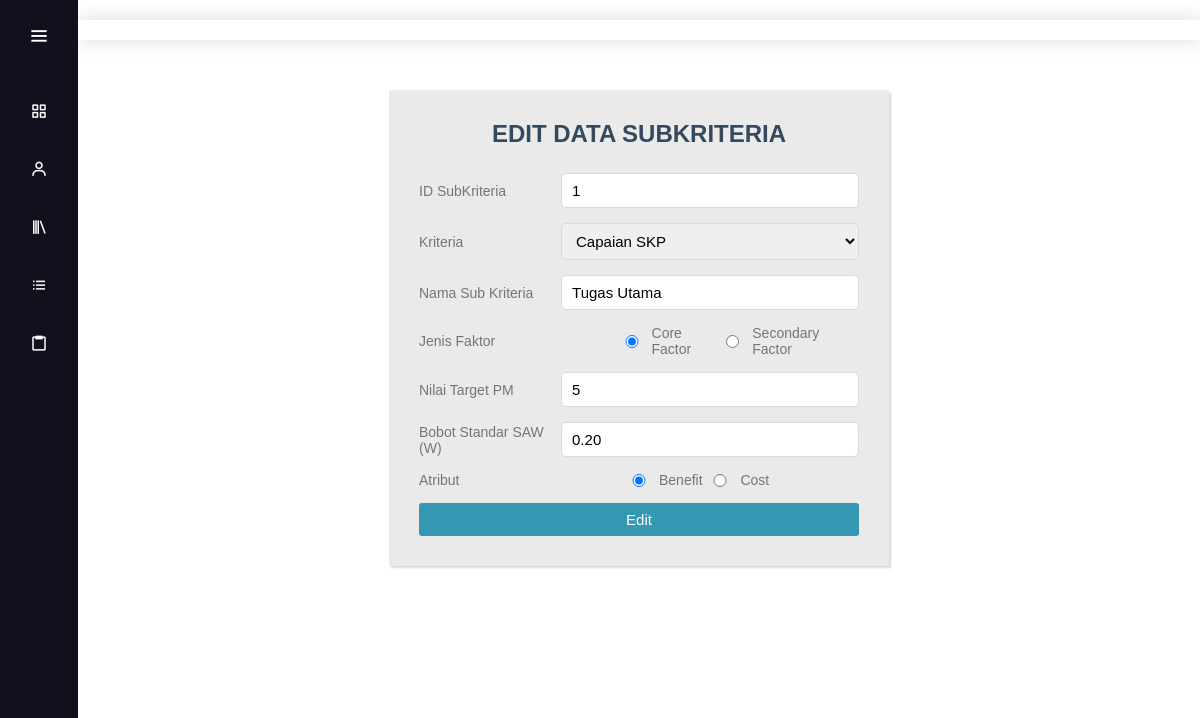
The app's page /edit_sub.php?id=1 with its own data.
### tables this page shows
CREATE TABLE `data_subkriteria` (
  `id_sub` tinyint(4) NOT NULL,
  `kriteria` tinyint(4) NOT NULL COMMENT 'FK data_kriteria',
  `nama_sub` varchar(30) NOT NULL,
  `bobot_standar_pm` tinyint(4) NOT NULL,
  `bobot_standar_saw` decimal(4,2) NOT NULL,
  `jenis` enum('C','S') DEFAULT NULL COMMENT 'C=Core;S=Secondary',
  `jns_saw` varchar(7) NOT NULL
);

CREATE TABLE `data_kriteria` (
  `id_aspek` tinyint(3) UNSIGNED NOT NULL,
  `nama_aspek` varchar(100) NOT NULL,
  `bobot` float NOT NULL,
  `bobot_core` float NOT NULL,
  `bobot_secondary` float NOT NULL,
  `nama_singkat` char(1) DEFAULT NULL
);

### edit_sub.php (the view, shortened to what this page needs)
<?php
    $conn = mysqli_connect("localhost", "root", "", "spk");
    $id = $_GET['id'];
    $cari = "SELECT * FROM data_subkriteria WHERE id_sub = '$id'";
    $hasil = mysqli_query($conn, $cari);
?>
<!DOCTYPE html>
<html>
    <head>
        <link rel="stylesheet" href="style.css">
        <link rel="stylesheet" href="fontAwesome/css/fontawesome.min.css">
        <link rel="stylesheet" href="fontAwesome/css/all.min.css">
        <link href='https://unpkg.com/boxicons@2.0.7/css/boxicons.min.css' rel='stylesheet'>
    </head>
    <body>
        <div class="sidebar">
            <div class="logo-details">
                <i class='bx bx-menu' id="btn" ></i>
            </div>
            <ul class="nav-list">
                <li>
                    <a href="index.php">
                        <i class='bx bx-grid-alt'></i>
                    </a>
                </li>
                <li>
                    <a href="data_alternatif.php">
                        <i class='bx bx-user' ></i>
                    </a>
                </li>
                <li>
                    <a href="data_kriteria.php">
                        <i class='bx bx-library'></i>
                    </a>
                </li>
                <li>
                    <a href="data_subkriteria.php">
                        <i class='bx bx-list-ul'></i>
                    </a>
                </li>
                <li>
                    <a href="hasil.php">
                        <i class='bx bx-clipboard'></i>
                    </a>
                </li>
            </ul>
        </div>
        <section class = "home-section">
            <div class="header"></div>
            <div class='content'>
                <div class='wrapper'>
                    <div class='title'>Edit Data SubKriteria</div>
                    <form class='form' method='POST' action='edit_sub.php'>
                        <?php while($data = mysqli_fetch_row($hasil)){    ?>
                            <div class='input_field'>
                                <label>ID SubKriteria</label>
                                <input type='text' class='input' name='id_sub' required value='<?= $data[0]?>'>
                            </div>
                            <div class='input_field'>
                                <label>Kriteria</label>
                                <select class='input' name='kriteria' required value='<?= $data[1]?>'>
                                    <?php
                                        $q = "SELECT * FROM data_kriteria";
                                        $k = mysqli_query($conn, $q);
                                        while($d = mysqli_fetch_row($k)){ ?>
                                        <option value='<?=$d[0]?>' <?php if($data[1]==$d[0]) echo 'selected'?>><?=$d[1]?></option>
                                        <?php } ?>
                                </select>
                            </div>
                            <div class='input_field'>
                                <label>Nama Sub Kriteria</label>
                                <input type='text' class='input' name='nama_sub' required value="<?= $data[2]?>">
                            </div>
                            <div class='input_field'>
                                <label>Jenis Faktor</label>
                                <input type='radio' class='radio' name='jenis' value='C' <?php if($data[5]=='C') echo 'checked'?>>Core Factor
                                <input type='radio' class='radio' name='jenis' value='S' <?php if($data[5]=='S') echo 'checked'?>>Secondary Factor
                            </div>
                            <div class='input_field'>
                                <label>Nilai Target PM</label>
                                <input type='text' class='input' name='bobot_standar_pm' required value="<?= $data[3]?>">
                            </div>
                            <div class='input_field'>
                                <label>Bobot Standar SAW (W)</label>
                                <input type='text' class='input' name='bobot_standar_saw' required value="<?= $data[4]?>">
                            </div>
                            <div class='input_field'>
                                <label>Atribut</label>
                                <input type='radio' class='radio' name='jns_saw' value='Benefit' <?php if($data[6]=='Benefit') echo 'checked'?>>Benefit &nbsp
                                <input type='radio' class='radio' name='jns_saw' value='Cost' <?php if($data[5]=='Cost') echo 'checked'?>>Cost
                            </div>
                        <?php } ?>
                            <div class='input_field'>
                                <input type='submit' class='btn' value='Edit' name='edit'>
                            </div>
                    </form>
                </div>
            </div>
        </section>
    </body>
</html>

### style.css (style rules this page uses)
* { margin: 0; padding: 0; box-sizing: border-box; font-family: "Poppins" , sans-serif; }
* { margin: 0; padding: 0; font-family: 'Quicksand', sans-serif; }
.content { padding: 0 30 px; background-color: #ffffff; width: 100%; height: auto; min-height: 600px; margin-top: 20px; margin-bottom: 20px; }
.wrapper { max-width: 500px; width: 100%; background: #ebeaea; margin: 50px auto; padding: 30px; box-shadow: 2px 2px 2px rgba(0, 0, 0, 0.15); }
.wrapper .title { font-size: 24px; font-weight: 700; margin-bottom: 25px; color: #34495e; text-transform: uppercase; text-align: center; }
.wrapper .form { width: 100%; color: #757575; font-size: 14px; margin-right: 30px; }
.wrapper .form .input_field { margin-bottom: 15px; display: flex; align-items: center; }
.wrapper .form .input_field label { width: 200px; color: #757575; margin-right: 10px; font-size: 14px; }
.wrapper .form .input_field .radio { width: 20px; color: #757575; margin-right: 10px; font-size: 12px; }
.wrapper .form .input_field .input { width: 100%; outline: none; border: 1px solid #d5dbd9; font-size: 15px; padding: 8px 10px; border-radius: 5px; transition: all 0.4s ease; }
.wrapper .form .input_field .btn { width: 100%; padding: 8px 10px; font-size: 15px; border: 0; background: #3498db; color: #ffffff; cursor: pointer; border-radius: 3px; outline: none; }
.wrapper .form .input_field .btn { background: #3498b3; }
.wrapper .form .input_field:last-child { margin-bottom: 0; }
.sidebar { position: fixed; left: 0; top: 0; height: 100%; width: 78px; background: #11101D; padding: 6px 14px; z-index: 99; transition: all 0.5s ease; }
.sidebar .logo-details { height: 60px; display: flex; align-items: center; position: relative; }
.sidebar .logo-details #btn { position: absolute; top: 50%; right: 0; transform: translateY(-50%); font-size: 22px; transition: all 0.4s ease; font-size: 23px; text-align: center; cursor: pointer; transition: all 0.5s ease; }
.sidebar i { color: #fff; height: 60px; min-width: 50px; font-size: 28px; text-align: center; line-height: 60px; }
.sidebar .nav-list { margin-top: 20px; height: 100%; }
.sidebar li { position: relative; margin: 8px 0; list-style: none; }
.sidebar li a { display: flex; height: 100%; width: 100%; border-radius: 12px; align-items: center; text-decoration: none; transition: all 0.4s ease; background: #11101D; }
.sidebar li i { height: 50px; line-height: 50px; font-size: 18px; border-radius: 12px; }
.home-section { position: relative; background: #ffffff; min-height: 100vh; top: 20px; left: 78px; width: calc(100% - 78px); transition: all 0.5s ease; z-index: 2; }
.home-section .header { background: #ffffff; text-align: left; color: rgb(0, 0, 0); font-size: 25px; font-weight: 500; margin: 0px; padding: 10px; box-shadow: 0 0 20px rgba(0, 0, 0, 0.15); }

### records on screen
data_subkriteria: id_sub "1", kriteria "Capaian SKP", nama_sub "Tugas Utama", jenis "☑", bobot_standar_pm "5", bobot_standar_saw "0.20", jns_saw "☑"
